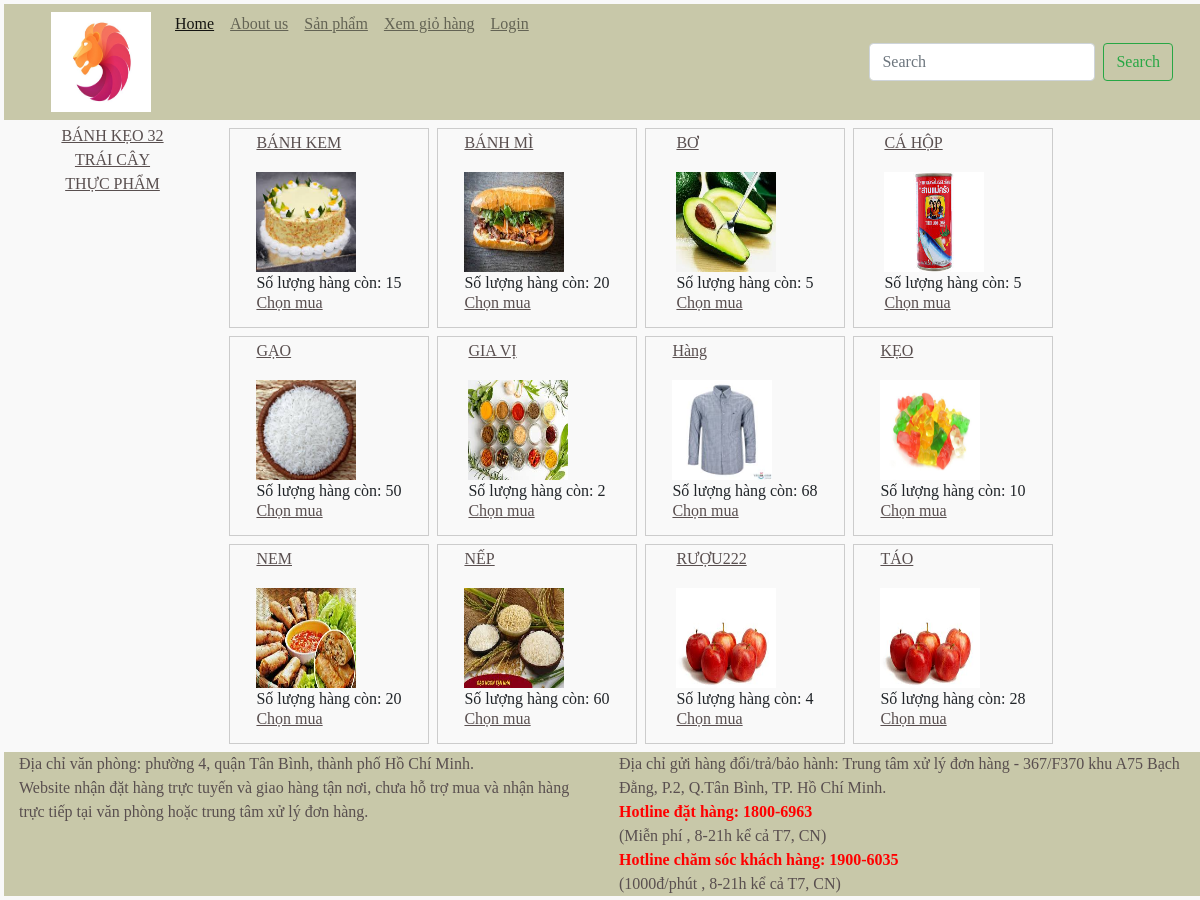
/client/sanpham.php, run on the app's committed database.
### tables this page shows
CREATE TABLE IF NOT EXISTS `loaihang` (
  `MALOAIHANG` varchar(3) NOT NULL,
  `TENLOAIHANG` varchar(50) DEFAULT NULL,
  `HINH` varchar(100) NOT NULL,
  PRIMARY KEY (`MALOAIHANG`)
);

CREATE TABLE IF NOT EXISTS `mathang` (
  `MAHANG` int(11) NOT NULL AUTO_INCREMENT,
  `TENHANG` varchar(50) DEFAULT NULL,
  `MACONGTY` varchar(10) DEFAULT NULL,
  `MALOAIHANG` varchar(3) DEFAULT NULL,
  `SOLUONG` float DEFAULT NULL,
  `DONVITINH` varchar(7) DEFAULT NULL,
  `GIAHANG` float DEFAULT NULL,
  `HINH` varchar(100) NOT NULL,
  PRIMARY KEY (`MAHANG`),
  KEY `MACONGTY` (`MACONGTY`,`MALOAIHANG`),
  KEY `MALOAIHANG` (`MALOAIHANG`)
);

### client/sanpham.php (the view, shortened to what this page needs)
<html lang="en"	>
	<head>
		<link rel="stylesheet" href="../css/bootstrap.min.css">
		<link rel="stylesheet" href="../css/style.css">
	</head>
	<body>
		<div class="container-fluid">
			<div class="row">
				<div class="col-sm-12 m-1 divhead">
					<?php
					include 'Menu.php';
					?>
				</div>
			</div>
			<div class="row divbody" style="width:100%" >
					<div class="col-2">
						<?php
							$select=mysqli_query($db,"SELECT * from loaihang");
							while($row=mysqli_fetch_array($select))
							{
								echo "<tr>";
									echo "<td><a href='./sanpham.php?id=".$row['MALOAIHANG']."'>".$row['TENLOAIHANG']."</a></td></br>";
								echo "</tr>";
							}
						?>
					</div>
					<div class="col-10">
						<?php
							if(isset($_GET['txtsearch']))
							{
								$SQL="SELECT * from mathang where TENHANG like '%".$_GET["txtsearch"]."%'";
							}
							else if(isset($_GET['id']))
							{
								$SQL="SELECT * from mathang where MALOAIHANG ='".$_GET["id"]."'";
							}
							else
							{
								$SQL="SELECT * from mathang order by TENHANG asc" ;
							}
							$result=mysqli_query($db,$SQL);
							$count=$result->num_rows;
							if($count==0)
							{
								echo 'Không có sản phẩm';
							}
							else
							{
								while($row=$result->fetch_assoc())
								{?>
									<div style="width:200px; height:200px; float:left; margin:4px; padding: 4px; border:1px solid #CCCCCC;">
										<table class="center">
											<tr>
												<td>
													<a href="loaihang-mathang.php?id=<?php echo $row['MAHANG'];?>"><?php echo $row['TENHANG']; ?><br/><br/></a>
												</td>
											</tr>
											<tr>
												<td>
													<a href="<?php echo "loaihang-mathang.php?id=".$row['MAHANG']; ?>">
													<img width="100" height="100" src="<?php echo $row['HINH']; ?>" />
												</td>
											</tr>
											<tr>
												<td>
													Số lượng hàng còn: <?php echo $row['SOLUONG']; ?><br/>
												</td>
											</tr>
											<tr>
												<td>
													<a href="giohang.php?id=<?php echo $row['MAHANG']; ?>"> Chọn mua</a>
												</td>
											</tr>
										</table>
									</div>
								<?php
								}
							}
						?>
					</div>
				</div>
			<div class="row">
				<div class="col-sm-12 m-1 divfooter">
					<?php
					include 'footer.php';
					?>
				</div>
			</div>
		</div>
	</body>
</html>

### CSS/style.css (style rules this page uses)
.divhead { background-color: #C8C8A9; color: #594F4F; }
a:link, a:visited { color: #594F4F; padding: 0px; text-align: center; text-decoration: underline; display: inline-block; }
.divbody { color: #474747; text-align: center; margin: auto; min-height:500px; }
.divfooter { background-color: #C8C8A9; color: #594F4F; }
table.center { margin-left:auto; margin-right:auto; margin: auto; }
body { background-color: #F9F9F9; font-family: Georgia, "Times New Roman", Times, serif; }

### data on the page
loaihang: TENLOAIHANG "BÁNH KẸO 32"
loaihang: TENLOAIHANG "TRÁI CÂY"
loaihang: TENLOAIHANG "THỰC PHẨM"
mathang: TENHANG "BÁNH KEM", shows a picture, SOLUONG "15"
mathang: TENHANG "BÁNH MÌ", shows a picture, SOLUONG "20"
mathang: TENHANG "BƠ", shows a picture, SOLUONG "5"
mathang: TENHANG "CÁ HỘP", shows a picture, SOLUONG "5"
mathang: TENHANG "GẠO", shows a picture, SOLUONG "50"
mathang: TENHANG "GIA VỊ", shows a picture, SOLUONG "2"
mathang: TENHANG "Hàng", shows a picture, SOLUONG "68"
mathang: TENHANG "KẸO", shows a picture, SOLUONG "10"
mathang: TENHANG "NEM", shows a picture, SOLUONG "20"
mathang: TENHANG "NẾP", shows a picture, SOLUONG "60"
mathang: TENHANG "RƯỢU222", SOLUONG "4"
mathang: TENHANG "TÁO", SOLUONG "28"
